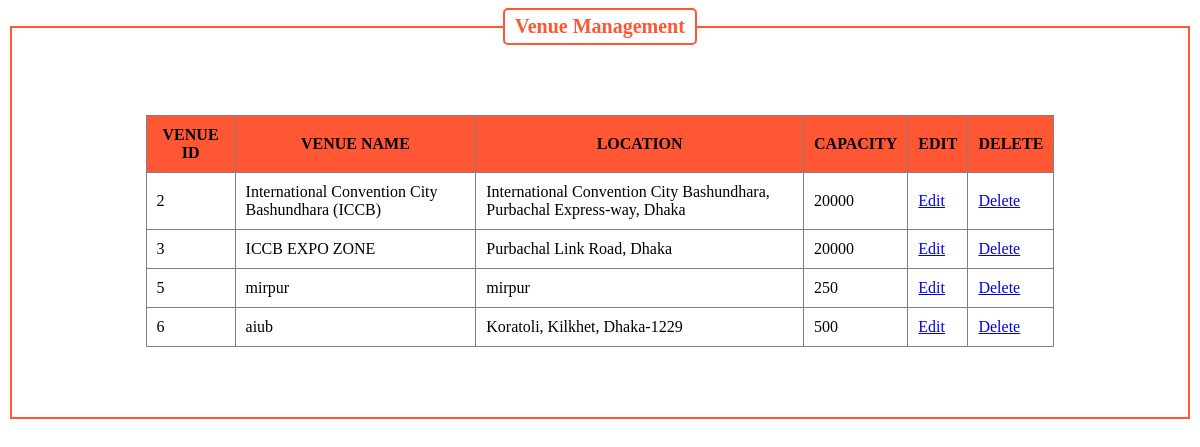
/view/venuelistMGT.php (signed in), run on the app's committed database.
### tables this page shows
CREATE TABLE `venue` (
  `id` int(11) NOT NULL,
  `venue_name` varchar(255) NOT NULL,
  `location` varchar(255) NOT NULL,
  `capacity` int(11) NOT NULL
);

### model/userModel.php (called while the page is built, shortened)
<?php
    function getAllVenue(){
        $con = dbConnection();
        $sql = "select * from venue";
        $result = mysqli_query($con, $sql);
        $venues = [];
        while($row = mysqli_fetch_assoc($result)){
            array_push($venues, $row);
        }
        return $venues;
    }
?>

### view/venuelistMGT.php (the view, shortened to what this page needs)
<?php
require_once('../model/userModel.php');
$status= getAllVenue();
?>
<!DOCTYPE html>
<html lang="en">
<head>
    <link rel="stylesheet" href="../assets/css/venue_m.css">
</head>
<body>
        <fieldset>
                    <legend style="text-align: center;"><b>Venue Management</b></legend>
        <table class="list_table" border=1>
        <thead>
            <tr>
                <th>VENUE ID</th>
                <th>VENUE NAME</th>
                <th>LOCATION</th>
                <th>CAPACITY</th>
                <th>EDIT</th>
                <th>DELETE</th>
            </tr>
        </thead>
        <tbody>
            <?php for($i=0; $i<count($status); $i++){?>
            <tr>
                <td><?php echo $status[$i]['id']; ?></td>
                <td><?=$status[$i]['venue_name'] ?></td>
                <td><?=$status[$i]['location'] ?></td>
                <td><?=$status[$i]['capacity'] ?></td>
                <td>
                    <a href="updatevenue.php?id=<?=$status[$i]['id']?>"> Edit </a>
                </td>
                <td>
                    <a href="#" onclick="deleteData(<?=$status[$i]['id']?>)">Delete</a>
                </td>
            </tr>
            <?php } ?>
            </tbody>
        </table>
            </fieldset>
</body>
</html>

### assets/css/venue_m.css (style rules this page uses)
table { width: 80%; margin: 50px auto; border-collapse: collapse; background-color: white; }
th { background-color: #ff5733; color: black; padding: 10px; }
td { padding: 10px; }
fieldset { border: 2px solid #ff5733; padding: 20px; margin-bottom: 20px; }
legend { color: #ff5733; font-weight: bold; font-size: 20px; padding: 5px 10px; border: 2px solid #ff5733; border-radius: 5px; }

### data on the page
venue: id "2", venue_name "International Convention City Bashundhara (ICCB)", location "International Convention City Bashundhara, Purbachal Express-way, Dhaka", capacity "20000"
venue: id "3", venue_name "ICCB EXPO ZONE", location "Purbachal Link Road, Dhaka", capacity "20000"
venue: id "5", venue_name "mirpur", location "mirpur", capacity "250"
venue: id "6", venue_name "aiub", location "Koratoli, Kilkhet, Dhaka-1229", capacity "500"
